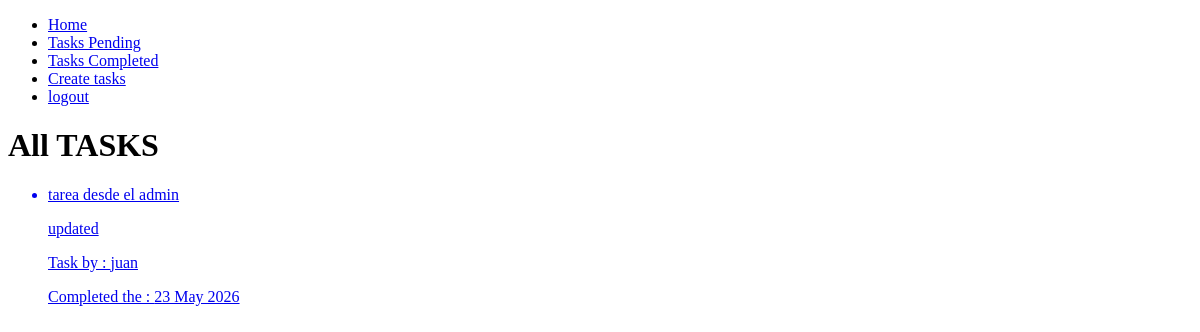
The page /tasks/completed/ (signed in) on the database as committed earlier.
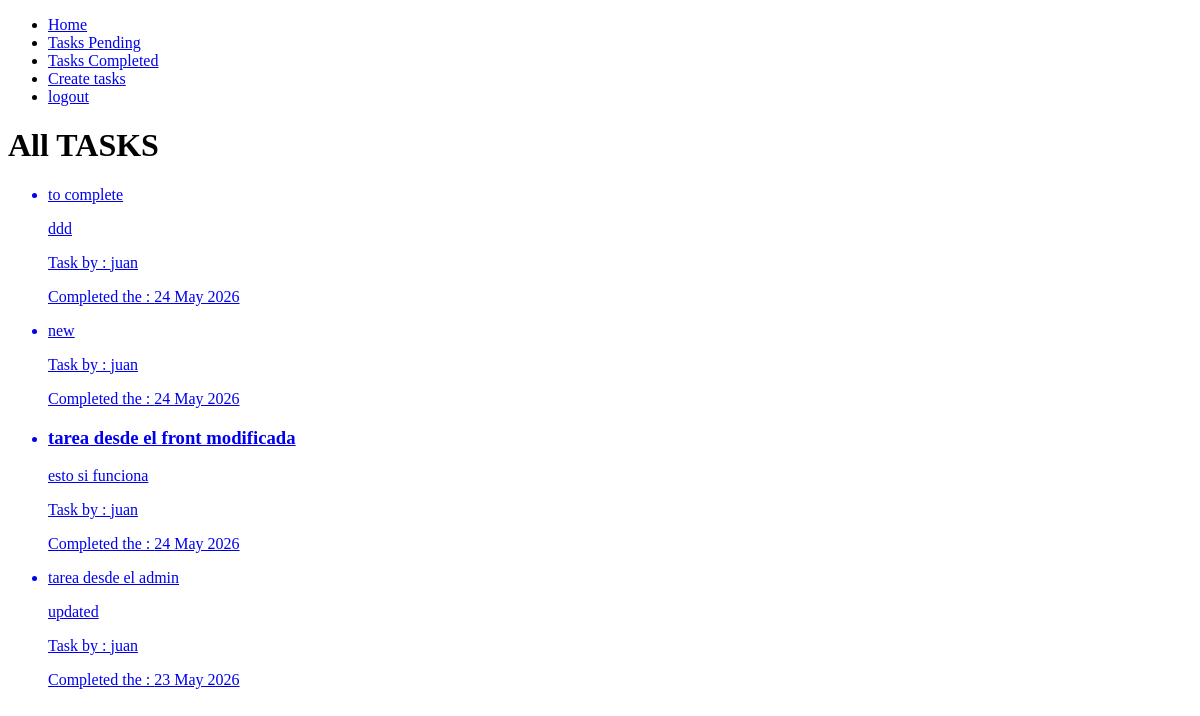
The same page on the database as committed later.
### tasks/models.py (models this page shows, shortened)
class Task(models.Model):
    title = models.CharField(max_length=255)
    description = models.TextField(blank=True)
    created = models.DateTimeField(auto_now_add=True)
    datecompleted = models.DateTimeField(null=True)
    important = models.BooleanField(default=False)
    user = models.ForeignKey(User, on_delete=models.CASCADE)

### tasks/views.py (the view)
# urls.py: path("tasks/completed/", views.tasks_completed, name="tasks_completed"),
@login_required
def tasks_completed(request):
    tasks = Task.objects.filter(
        user=request.user, datecompleted__isnull=False
    ).order_by("-datecompleted")
    return render(request, "tasks.html", {"tasks": tasks})

### tasks/templates/tasks.html
{% extends "layouts/base.html" %}
{% block content %}
<h1>All TASKS</h1>
<ul>
    {% for task in tasks %}
    <a href="{% url 'task_detail' task.id %}">
        <li>
            {% if task.important %}
            <h3><strong>{{task.title}}</strong></h3>
            {% else %}
            <p>{{task.title}}</p>
            {% endif %}
            <p>{{task.description}}</p>
            <p>Task by : {{task.user}}</p>
            {% if task.datecompleted %}
            <p>Completed the : {{task.datecompleted|date:'d M Y'}}</p>
            {% endif %}
        </li>
    </a>
    {% endfor %}
</ul>
{% endblock %}

### tasks/templates/layouts/base.html (shortened to what this page needs)
<!DOCTYPE html>
<html lang="en">
<head>
</head>
<body>
    <nav>
        <ul>
            <li>
                <a href="/">Home</a>
            </li>
            {% if user.is_authenticated %}
            <li>
                <a href="{% url 'tasks' %}">Tasks Pending</a>
            </li>
            <li>
                <a href="{% url 'tasks_completed' %}">Tasks Completed</a>
            </li>
            <li>
                <a href="/tasks/create">Create tasks</a>
            </li>
            <li>
                <a href="/logout">logout</a>
            </li>
            {% endif %}
        </ul>
    </nav>
    {% block content %}
    {% endblock %}
</body>
</html>

Rows that differ between the two databases and show on the page:
added Task: title "to complete", description "ddd", user "juan", datecompleted "24 May 2026"
added Task: title "new", user "juan", datecompleted "24 May 2026"
now on this page (row edited): Task: title "tarea desde el front modificada", description "esto si funciona", user "juan", datecompleted "24 May 2026"
